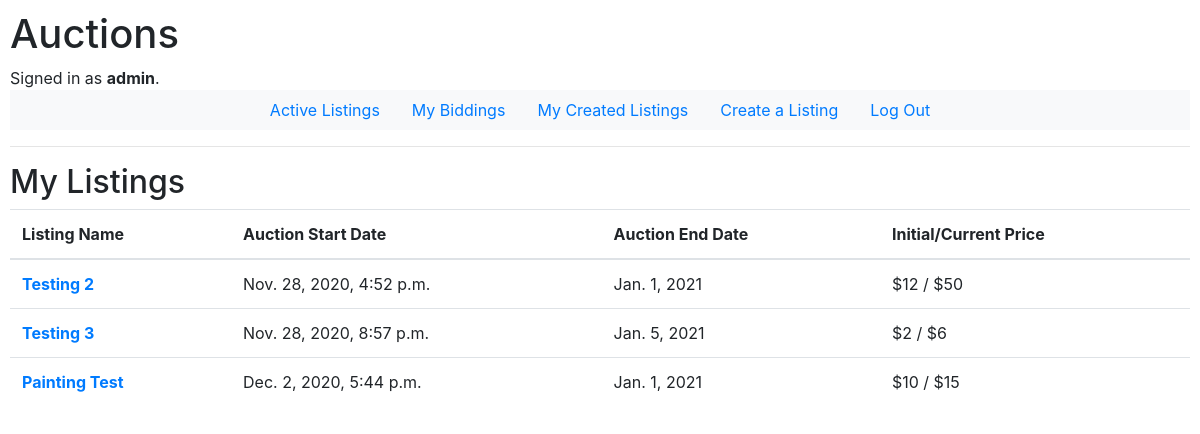
Screenshot of /MyListings (signed in) with the database file from the repository.
### auctions/models.py (models this page shows)
class User(AbstractUser):
    pass

class Post(models.Model):
    user_id = models.ForeignKey('User', on_delete=models.CASCADE)
    post_name = models.CharField(max_length=64)
    post_image = models.URLField(max_length=128)
    post_text = models.CharField(max_length=250)
    post_start_bid = models.PositiveIntegerField()
    post_date = models.DateTimeField(default=datetime.now)
    post_end_date = models.DateField()
    post_category = models.CharField(max_length=25)
    def __str__(self):
        return self.post_name

### auctions/views.py (the view)
# urls.py: path("MyListings", views.myListings, name="myListings"),
def myListings(request):
    user_id = request.user
    myListings = Post.objects.filter(user_id= user_id)
    high_bids = []
    print(myListings)
    for listing in myListings:
        current_bid = bids.objects.filter(post_id=listing.id).aggregate(Max('bid'))
        listing.bid_now = current_bid['bid__max']
    return render(request, "auctions/myListings.html",{
        "myListings":myListings,
    })

### auctions/templates/auctions/myListings.html
{% extends "auctions/layout.html" %}
{% block body %}
    <h2>My Listings</h2>
    <table class="table">
        <thead>
          <tr>
            <th scope="col">Listing Name</th>
            <th scope="col">Auction Start Date</th>
            <th scope="col">Auction End Date</th>
            <th scope="col">Initial/Current Price</th>
          </tr>
        </thead>
        <tbody>
        {% for post in myListings %}
          <tr>
            <th scope="row"><a href="listing/{{post.id}}">{{ post.post_name }}</a></th>
            <td>{{ post.post_date }}</td>
            <td>{{post.post_end_date}}</td>
            <td>${{post.post_start_bid}} / ${{ post.bid_now }}</td>
          </tr>
          {% endfor %}
        </tbody>
      </table>
{% endblock %}

### auctions/templates/auctions/layout.html (shortened to what this page needs)
{% load static %}
<!DOCTYPE html>
<html lang="en">
    <head>
        <link rel="stylesheet" href="https://stackpath.bootstrapcdn.com/bootstrap/4.4.1/css/bootstrap.min.css">
        <link href="{% static 'auctions/styles.css' %}" rel="stylesheet">
    </head>
    <body>
        <div>
            <h1>Auctions</h1>
            <div>
                {% if user.is_authenticated %}
                    Signed in as <strong>{{ user.username }}</strong>.
                {% else %}
                    Not signed in.
                {% endif %}
            </div>
            <ul class="nav justify-content-center bg-light">
                <li class="nav-item">
                    <a class="nav-link" href="{% url 'index' %}">Active Listings</a>
                </li>
                {% if user.is_authenticated %}
                    <li class="nav-item">
                        <a class="nav-link" href="{% url 'myBiddings' %}">My Biddings</a>
                    </li>
                    <li class="nav-item">
                        <a class="nav-link" href="{% url 'myListings' %}">My Created Listings</a>
                    </li>
                    <li class="nav-item">
                        <a class="nav-link" href="{% url 'create' %}">Create a Listing</a>
                    </li>
                    <li class="nav-item">
                        <a class="nav-link" href="{% url 'logout' %}">Log Out</a>
                    </li>
                {% endif %}
            </ul>
        </div>
        <hr>
        {% block body %}
        {% endblock %}
    </body>
</html>

### auctions/static/auctions/styles.css (style rules this page uses)
body { padding: 10px; }

### rows the page displays
User: username "admin"
Post: post_name "Testing 2", post_date "Nov. 28, 2020, 4:52 p.m.", post_end_date "Jan. 1, 2021", post_start_bid "12", bid_now "50"
Post: post_name "Testing 3", post_date "Nov. 28, 2020, 8:57 p.m.", post_end_date "Jan. 5, 2021", post_start_bid "2", bid_now "6"
Post: post_name "Painting Test", post_date "Dec. 2, 2020, 5:44 p.m.", post_end_date "Jan. 1, 2021", post_start_bid "10", bid_now "15"
